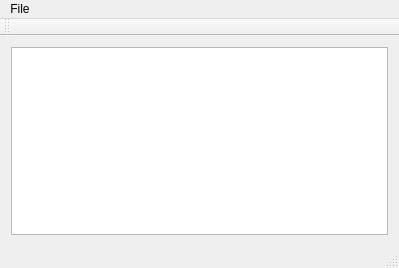
<?xml version="1.0" encoding="UTF-8"?>
<ui version="4.0">
 <class>Notepad</class>
 <widget class="QMainWindow" name="Notepad">
  <property name="geometry">
   <rect>
    <x>0</x>
    <y>0</y>
    <width>399</width>
    <height>268</height>
   </rect>
  </property>
  <property name="windowTitle">
   <string>Notepad</string>
  </property>
  <widget class="QWidget" name="centralWidget">
   <layout class="QHBoxLayout" name="horizontalLayout">
    <item>
     <widget class="QTextEdit" name="textEdit"/>
    </item>
   </layout>
  </widget>
  <widget class="QMenuBar" name="menuBar">
   <property name="geometry">
    <rect>
     <x>0</x>
     <y>0</y>
     <width>399</width>
     <height>25</height>
    </rect>
   </property>
   <widget class="QMenu" name="menuFile">
    <property name="title">
     <string>File</string>
    </property>
    <addaction name="actionNew"/>
    <addaction name="actionOpen"/>
    <addaction name="actionSave"/>
    <addaction name="actionSave_as"/>
    <addaction name="actionPrint"/>
    <addaction name="actionExit"/>
    <addaction name="actionCopy"/>
    <addaction name="actionCut"/>
    <addaction name="actionPaste"/>
    <addaction name="actionUndo"/>
    <addaction name="actionRedo"/>
    <addaction name="actionFont"/>
   </widget>
   <addaction name="menuFile"/>
  </widget>
  <widget class="QToolBar" name="mainToolBar">
   <attribute name="toolBarArea">
    <enum>TopToolBarArea</enum>
   </attribute>
   <attribute name="toolBarBreak">
    <bool>false</bool>
   </attribute>
  </widget>
  <widget class="QStatusBar" name="statusBar"/>
  <action name="actionSave">
   <property name="text">
    <string>Save</string>
   </property>
  </action>
  <action name="actionNew">
   <property name="text">
    <string>New</string>
   </property>
  </action>
  <action name="actionOpen">
   <property name="text">
    <string>Open</string>
   </property>
  </action>
  <action name="actionSave_as">
   <property name="text">
    <string>Save as</string>
   </property>
  </action>
  <action name="actionPrint">
   <property name="text">
    <string>Print</string>
   </property>
  </action>
  <action name="actionExit">
   <property name="text">
    <string>Exit</string>
   </property>
  </action>
  <action name="actionCopy">
   <property name="text">
    <string>Copy</string>
   </property>
  </action>
  <action name="actionCut">
   <property name="text">
    <string>Cut</string>
   </property>
  </action>
  <action name="actionPaste">
   <property name="text">
    <string>Paste</string>
   </property>
  </action>
  <action name="actionUndo">
   <property name="text">
    <string>Undo</string>
   </property>
  </action>
  <action name="actionRedo">
   <property name="text">
    <string>Redo</string>
   </property>
  </action>
  <action name="actionFont">
   <property name="text">
    <string>Font</string>
   </property>
  </action>
 </widget>
 <layoutdefault spacing="6" margin="11"/>
 <resources/>
 <connections/>
</ui>
